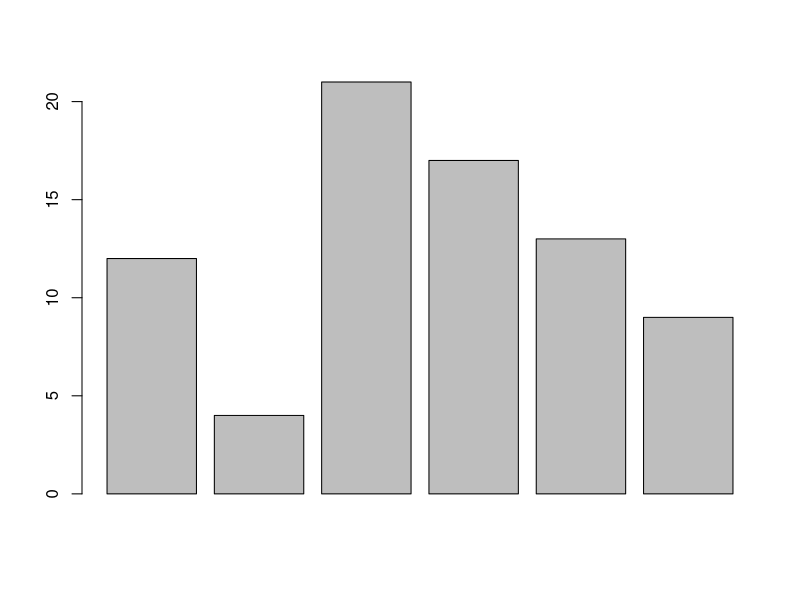
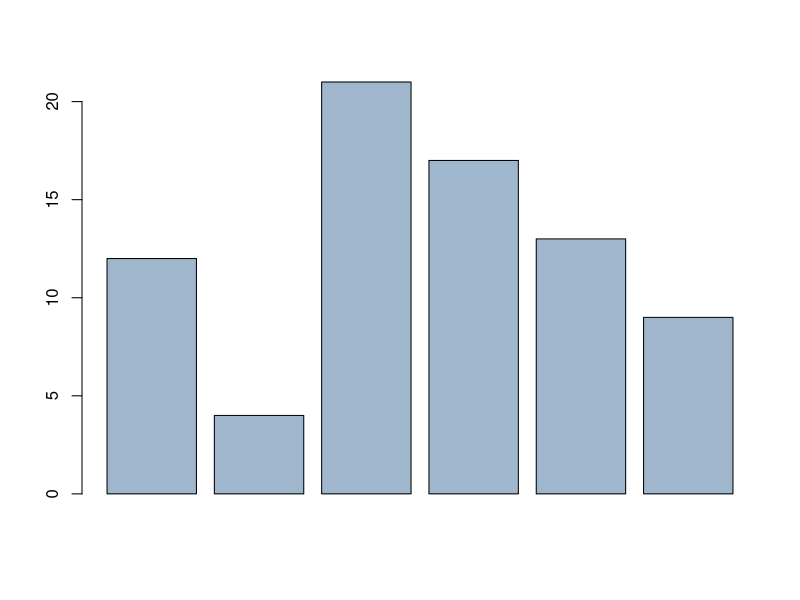
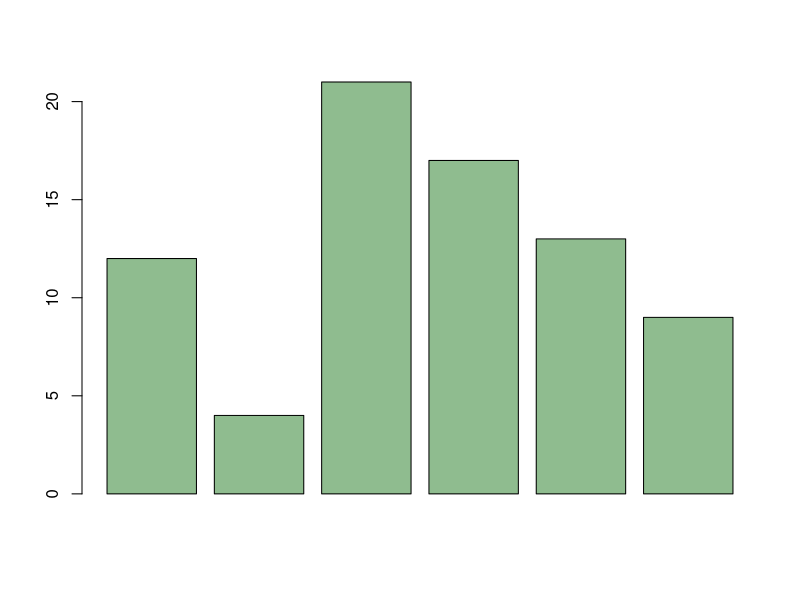
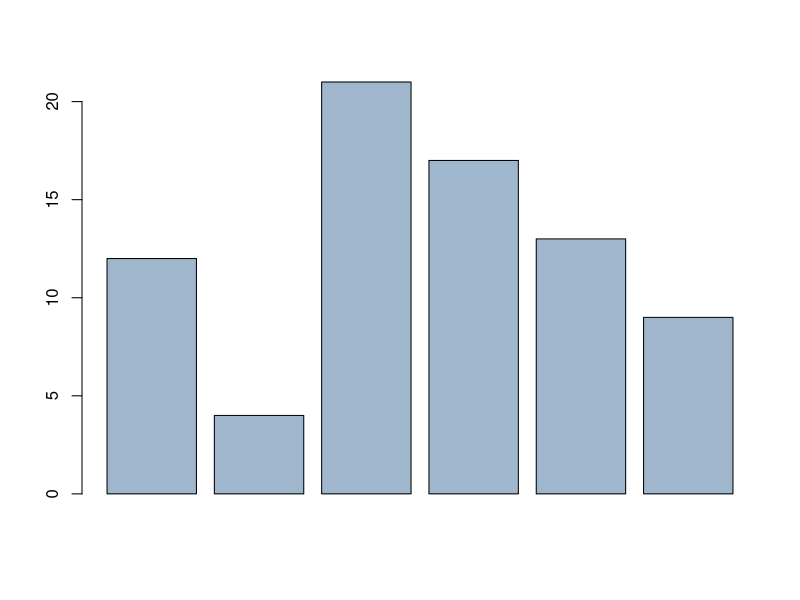
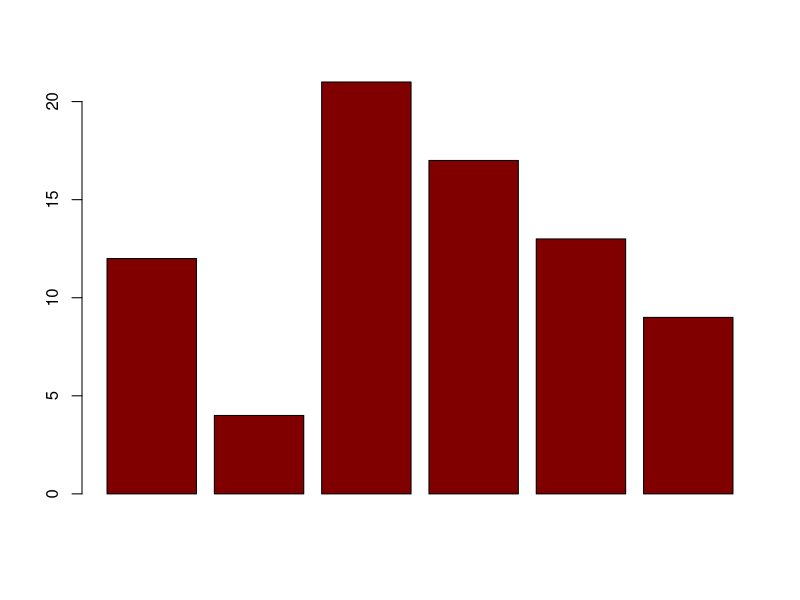
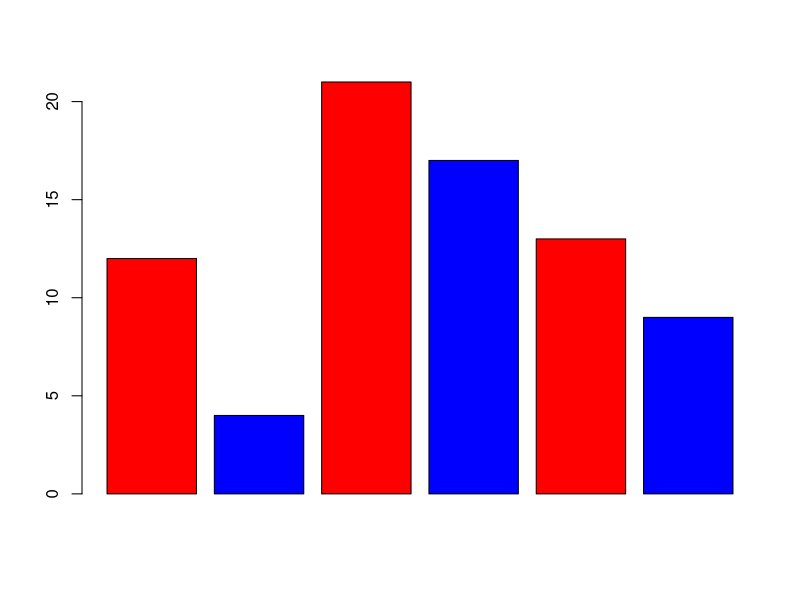
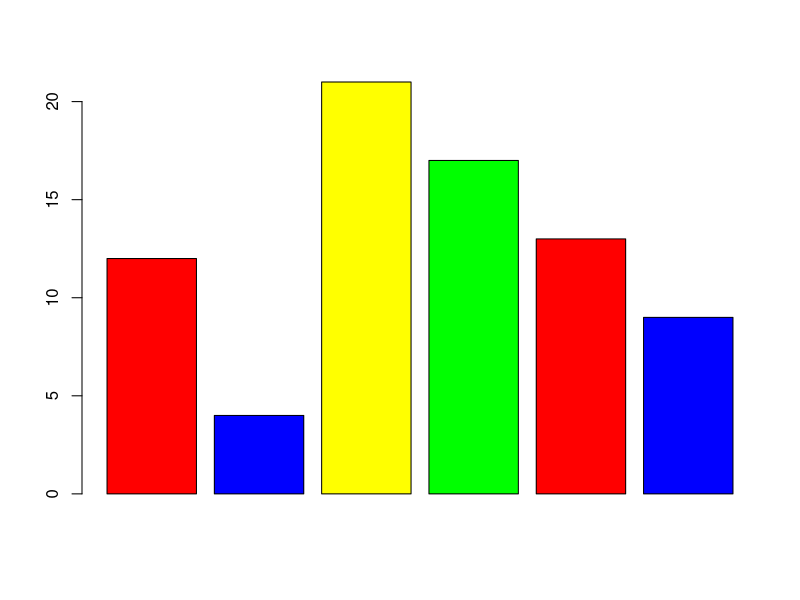

The R source for these figures, in order:
# Working with colors

x<-c(12,4,21,17,13,9)
barplot(x)

# Color names
colors()

barplot(x,col = "slategray3")

# Color numbers
barplot(x,col = colors()[102]) # darkseagreen
barplot(x,col = colors()[602]) # back to slategray2

# col2rgb can convert name to rgb code
col2rgb("navyBlue")
barplot(x,col=rgb(.5,0,0)) #dark

# multiple colors
barplot(x,col = c("red","blue")) # colors will cycle
barplot(x,col = c("red","blue","yellow","green")) # colors will cycle
